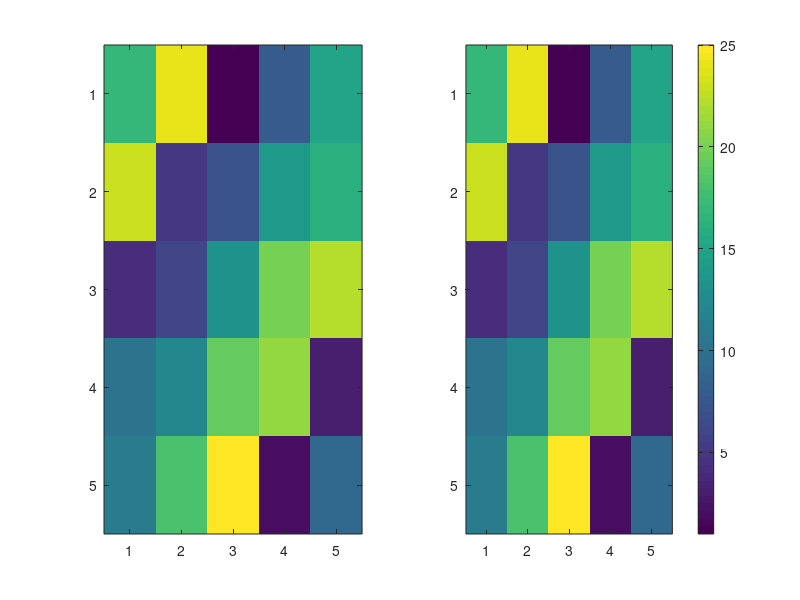

Reproduce this figure in MATLAB.
clear;
clc;
clf;
disp("Hello World");
A = magic(5);
subplot(1,2,1);
imagesc(A);
subplot(1,2,2);
imagesc(A), colorbar, colormap;